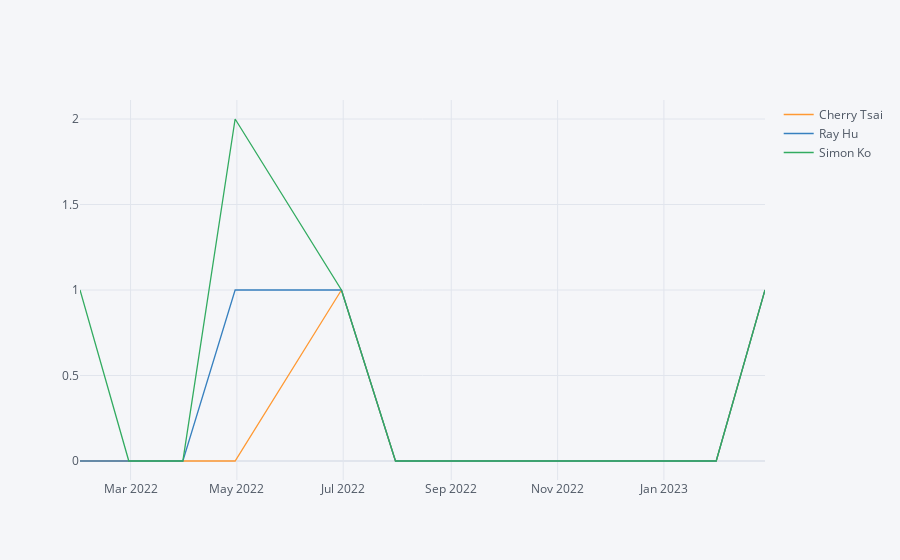

Notebook source saved alongside this figure:
### Code cell
df_aoem.unstack()['GMLA Phase'].transpose().iplot(kind='area')

### Figure 1 — Plotly figure (JSON) as saved in the notebook; plotly's stock layout.template omitted (floating-point values rounded to 4 significant figures)
{"data": [{"line": {"color": "rgba(255, 153, 51, 1.0)", "dash": "solid", "shape": "linear", "width": 1.3}, "mode": "lines", "name": "Cherry Tsai", "text": "", "type": "scatter", "x": ["2022-01-31", "2022-02-28", "2022-03-31", "2022-04-30", "2022-06-30", "2022-07-31", "2022-08-31", "2022-09-30", "2022-10-31", "2022-11-30", "2022-12-31", "2023-01-31", "2023-02-28"], "y": [0, 0, 0, 0, 1, 0, 0, 0, 0, 0, 0, 0, 1]}, {"line": {"color": "rgba(55, 128, 191, 1.0)", "dash": "solid", "shape": "linear", "width": 1.3}, "mode": "lines", "name": "Ray Hu", "text": "", "type": "scatter", "x": ["2022-01-31", "2022-02-28", "2022-03-31", "2022-04-30", "2022-06-30", "2022-07-31", "2022-08-31", "2022-09-30", "2022-10-31", "2022-11-30", "2022-12-31", "2023-01-31", "2023-02-28"], "y": [0, 0, 0, 1, 1, 0, 0, 0, 0, 0, 0, 0, 1]}, {"line": {"color": "rgba(50, 171, 96, 1.0)", "dash": "solid", "shape": "linear", "width": 1.3}, "mode": "lines", "name": "Simon Ko", "text": "", "type": "scatter", "x": ["2022-01-31", "2022-02-28", "2022-03-31", "2022-04-30", "2022-06-30", "2022-07-31", "2022-08-31", "2022-09-30", "2022-10-31", "2022-11-30", "2022-12-31", "2023-01-31", "2023-02-28"], "y": [1, 0, 0, 2, 1, 0, 0, 0, 0, 0, 0, 0, 1]}], "layout": {"legend": {"bgcolor": "#F5F6F9", "font": {"color": "#4D5663"}}, "paper_bgcolor": "#F5F6F9", "plot_bgcolor": "#F5F6F9", "title": {"font": {"color": "#4D5663"}}, "xaxis": {"gridcolor": "#E1E5ED", "showgrid": true, "tickfont": {"color": "#4D5663"}, "title": {"font": {"color": "#4D5663"}, "text": ""}, "zerolinecolor": "#E1E5ED"}, "yaxis": {"gridcolor": "#E1E5ED", "showgrid": true, "tickfont": {"color": "#4D5663"}, "title": {"font": {"color": "#4D5663"}, "text": ""}, "zerolinecolor": "#E1E5ED"}}}
